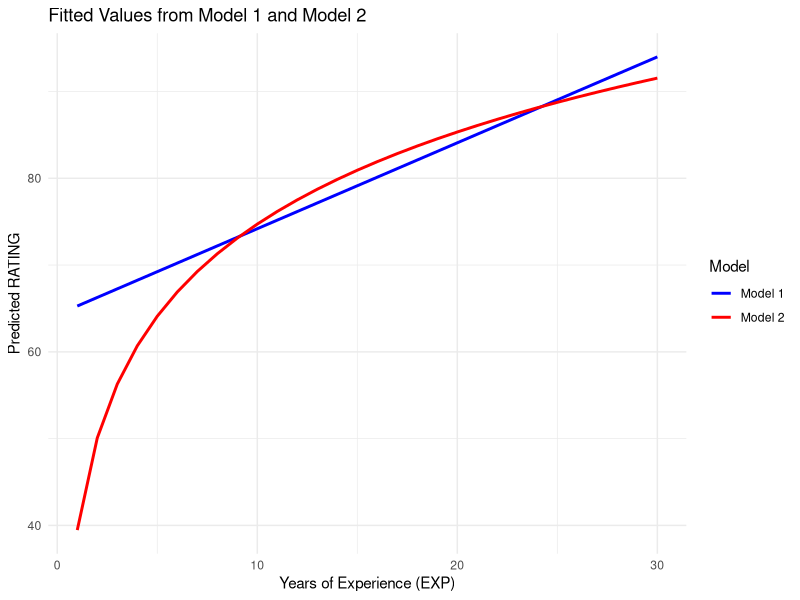

Write the R code that produced this figure.
#題目中已直接給出模型係數與 𝑅 squeal值，因此以下程式碼主要用於「繪圖與計算」示範。若您有實際資料 (EXP, RATING)，
#可將下方「自定義模型」部分改為 lm(RATING ~ EXP, data = ...) 與 lm(RATING ~ log(EXP), data = ...) 取得真實估計結果。

# 載入繪圖套件
library(ggplot2)

#--------------------------------
# 1. 定義模型參數（依題目給定）
#--------------------------------
# Model 1: RATING = 64.289 + 0.990 * EXP, R^2 = 0.3793
beta1_0  <- 64.289  # 截距
beta1_1  <- 0.990   # 斜率
R2_m1    <- 0.3793  # R^2

# Model 2: RATING = 39.464 + 1.312 * ln(EXP), R^2 = 0.6414
beta2_0  <- 39.464
beta2_1  <- 15.312
R2_m2    <- 0.6414

#--------------------------------
# 2. 在 EXP = 1 ~ 30 間繪製預測值
#--------------------------------
exp_values <- 1:30

# Model 1 預測
rating_m1 <- beta1_0 + beta1_1 * exp_values

# Model 2 預測 (log)
rating_m2 <- beta2_0 + beta2_1 * log(exp_values)

# 建立資料框以便 ggplot2 繪圖
df_plot <- data.frame(
  EXP       = exp_values,
  RATING_M1 = rating_m1,
  RATING_M2 = rating_m2
)

# 將兩模型的預測值轉為長格式，便於同一張圖呈現
df_long <- reshape(
  df_plot,
  varying   = c("RATING_M1", "RATING_M2"),
  v.names   = "RATING",
  timevar   = "Model",
  times     = c("Model 1", "Model 2"),
  direction = "long"
)

# 繪製兩條預測曲線
ggplot(df_long, aes(x = EXP, y = RATING, color = Model)) +
  geom_line(size = 1) +
  scale_color_manual(values = c("Model 1" = "blue", "Model 2" = "red")) +
  labs(title = "Fitted Values from Model 1 and Model 2",
       x = "Years of Experience (EXP)",
       y = "Predicted RATING") +
  theme_minimal()

#--------------------------------
# 3. 計算邊際影響 (c) & (d)
#--------------------------------
# (c) Model 1 的邊際影響 = beta1_1 (固定)
marginal_m1_10 <- beta1_1  # EXP=10
marginal_m1_20 <- beta1_1  # EXP=20
cat("Model 1 marginal effect at EXP=10:", marginal_m1_10, "\n")
cat("Model 1 marginal effect at EXP=20:", marginal_m1_20, "\n\n")

# (d) Model 2 的邊際影響 = beta2_1 / EXP
# EXP=10
marginal_m2_10 <- beta2_1 / 10
# EXP=20
marginal_m2_20 <- beta2_1 / 20
cat("Model 2 marginal effect at EXP=10:", marginal_m2_10, "\n")
cat("Model 2 marginal effect at EXP=20:", marginal_m2_20, "\n\n")

#--------------------------------
# 4. 比較兩個模型的 R^2
#--------------------------------
cat("Model 1 R^2 =", R2_m1, "\n")
cat("Model 2 R^2 =", R2_m2, "\n")

#--------------------------------
# (若有實際資料，可用下列方式進行迴歸並獲取真實 R^2)
#--------------------------------
# 假設我們有資料框 df_data，其中包含變數 RATING 與 EXP
# # 線性模型 (Model 1)
# lm_m1 <- lm(RATING ~ EXP, data = df_data)
# summary(lm_m1)$r.squared
#
# # 對數模型 (Model 2)
# # 注意要排除 EXP=0 的觀測值，或改用 ln(EXP+1) 視情況而定
# df_data_nonzero <- subset(df_data, EXP > 0)
# lm_m2 <- lm(RATING ~ log(EXP), data = df_data_nonzero)
# summary(lm_m2)$r.squared

